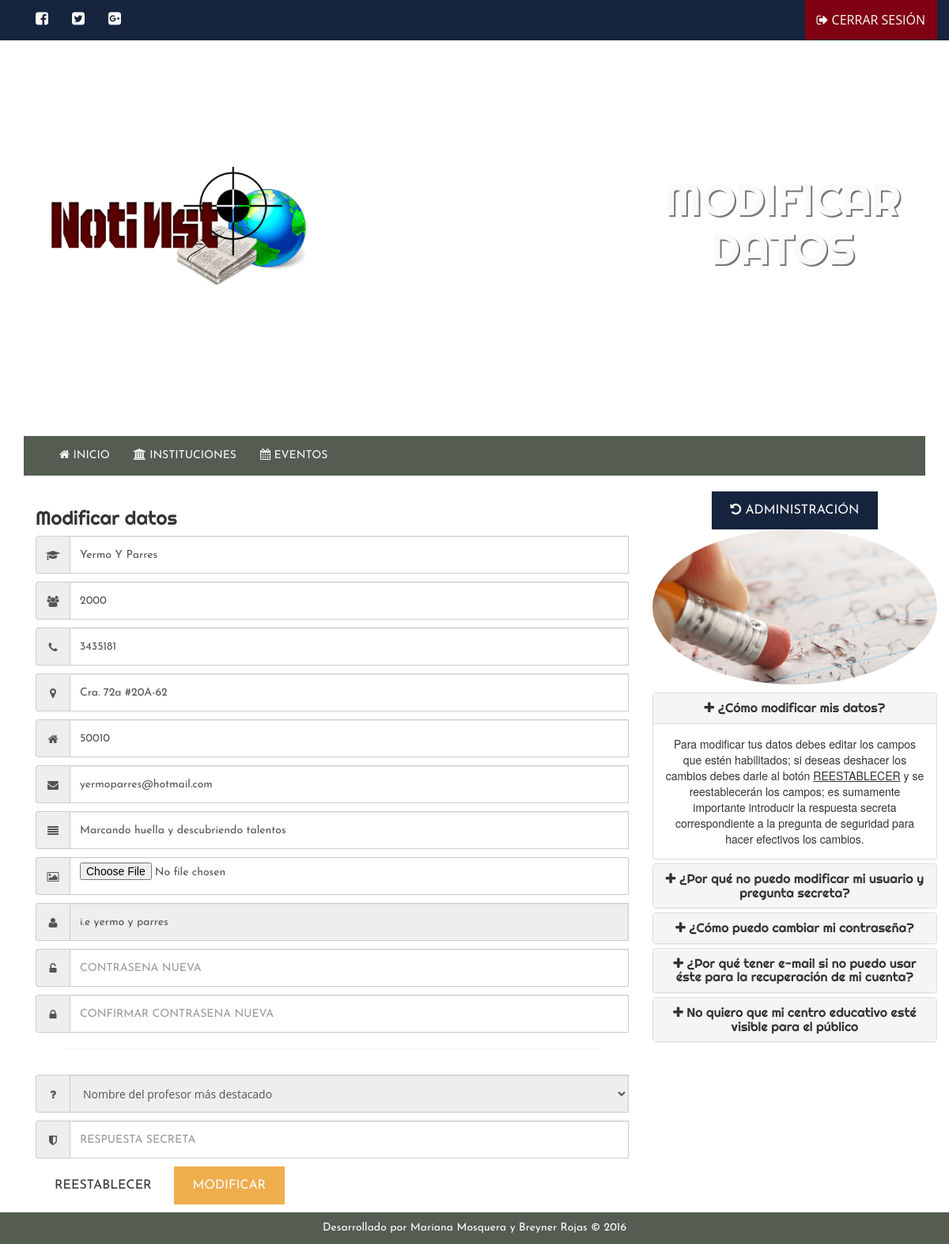
The app's page /sistema-modificar-datos.php (signed in) with its own data.
### tables this page shows
CREATE TABLE IF NOT EXISTS `colegios` (
  `idcolegio` int(90) NOT NULL AUTO_INCREMENT,
  `nombre` varchar(80) NOT NULL,
  `lema` varchar(80) NOT NULL,
  `logo` varchar(50) NOT NULL,
  `estudiantes` int(5) NOT NULL,
  `usuario` varchar(30) NOT NULL,
  `clave` text NOT NULL,
  `pregunta_secreta` varchar(50) NOT NULL,
  `respuesta_secreta` varchar(50) NOT NULL,
  `telefono` int(15) NOT NULL,
  `correo` varchar(40) NOT NULL,
  `codigo_postal` varchar(10) NOT NULL,
  `direccion` varchar(30) NOT NULL,
  PRIMARY KEY (`idcolegio`),
  KEY `usuario` (`usuario`),
  KEY `usuario_2` (`usuario`),
  KEY `usuario_3` (`usuario`)
);

### sistema-modificar-datos.php (the view, shortened to what this page needs)
<?php
include('script/funciones.php');
include('script/conexion.php');
  if($_SESSION['logueado'] == false)
  {
    session_destroy();
    header('Location: ingreso.php');
  }
  else
  {
    $usuario = $_SESSION['usuario'];
    $contraseña = $_SESSION['clave'];
  }
?>
<!DOCTYPE html>
<html lang="en">
<head>
	<link href="css/bootstrap.min.css" rel="stylesheet">
	<link rel="stylesheet" href="assets/css3animated/css/animations.css" type="text/css">
	<link rel="stylesheet" href="assets/font-awesome/css/font-awesome.min.css">
	<link rel="stylesheet" href="css/style.css">
</head>
<body>
<nav class="navbar navbar-default navbar-static-top sistema">
 	<div class="container">
      <div class="animatedParent" data-sequence="400">
        <div id="navbar" class="navbar-collapse collapse">
          <ul class="nav navbar-nav hidden-xs">
            <li class="animated rotateInUpRight slow" data-id="1"><a href="#"><i class="fa fa-facebook-square fa-lg" aria-hidden="true"></i></a></li>
            <li class="animated rotateInUpRight slow" data-id="1"><a href="#"><i class="fa fa-twitter-square fa-lg" aria-hidden="true"></i></a></li>
            <li class="animated rotateInUpRight slow" data-id="1"><a href="#"><i class="fa fa-google-plus-square fa-lg" aria-hidden="true"></i></a></li>
          </ul>
          <ul class="nav navbar-nav navbar-right">
            <li class="buttons-inline animated fadeInLeft slower" data-id="2"><a class="btn btn-salir" href="script/cerrar-sesion.php"><i class="fa fa-sign-out" aria-hidden="true"></i> CERRAR SESIÓN</a></li>
          </ul>
        </div>
        </div>
      </div>
</nav>
<header class="sistema-mod-datos-header">
	<div class="container">
	 <div class="animatedParent" data-sequence="500">
	 <div class="row">
	 	<div class="col-lg-4 animated growIn slower" data-id="1">
	 		<img src="images/logo.png" alt="Notinst Logo" class="img-responsive margin-top-sm" data-id="1">
	 	</div>
	 	<div class="col-lg-4 col-lg-offset-4 animated rollIn slower hidden-xs hidden-sm" data-id="2">
    <h1>MODIFICAR DATOS</h1>
	 	</div>
	 </div>
	 </div>
	</div>
</header>
<section class="container cuerpo">
    <section>
      <?php
    $registro = $mysqli->query("SELECT * FROM colegios WHERE usuario = '$usuario' AND clave = '$contraseña'");
    $row_cnt = $registro->num_rows;
    if($row_cnt > 0)
    {
      if($row = $registro->fetch_assoc())
      {
        $pregunta = $row["pregunta_secreta"];
      }
    }
    else
    {
      session_destroy();
    }
    if($pregunta == "")
    {
      header('Location: sistema');
    }
    else
    {
      $consulta = $mysqli->query("SELECT * FROM colegios WHERE usuario = '$usuario' AND clave = '$contraseña'");
      if($rows = $consulta->fetch_assoc()) {
      ?>
<div class="container">
<div class="row">
  <div class="col-lg-8">
  <h3>Modificar datos</h3>
  <form action="sistema-modificar-datos" method="post" enctype="multipart/form-data">
  <?php
  echo '
        <div class="input-group margin-bottom-sm">
         <span class="input-group-addon"><i class="fa fa-graduation-cap fa-fw"></i></span><input type="text" class="form-control" placeholder="NOMBRE DEL COLEGIO" name="nombre_colegio" required value="'. $rows["nombre"] . '">
         </div>
<div class="input-group margin-bottom-sm">
    <span class="input-group-addon"><i class="fa fa-users fa-fw"></i></span><input type="number" class="form-control" placeholder="CANTIDAD DE ESTUDIANTES" name="estudiantes" required value="'. $rows["estudiantes"] . '">
  </div>
  <div class="input-group margin-bottom-sm">
    <span class="input-group-addon"><i class="fa fa-phone fa-fw"></i></span><input type="number" class="form-control" placeholder="NÚMERO TELEFÓNICO" name="telefono"  value="'. $rows["telefono"] . '">
  </div>
  <div class="input-group margin-bottom-sm">
    <span class="input-group-addon"><i class="fa fa-map-marker fa-fw"></i></span><input type="text" class="form-control" placeholder="DIRECCIÓN" name="direccion" required value="'. $rows["direccion"] . '">
  </div>
  <div class="input-group margin-bottom-sm">
    <span class="input-group-addon"><i class="fa fa-home fa-fw"></i></span><input type="number" class="form-control" placeholder="CÓDIGO POSTAL" name="codpostal" required value="'. $rows["codigo_postal"] . '">
  </div>
  <div class="input-group margin-bottom-sm">
    <span class="input-group-addon"><i class="fa fa-envelope fa-fw"></i></span><input type="email" class="form-control" placeholder="CORREO ELECTRÓNICO" name="email" required value="'. $rows["correo"] . '">
  </div>
  <div class="input-group margin-bottom-sm">
    <span class="input-group-addon"><i class="fa fa-align-justify fa-fw"></i></span><input type="text" class="form-control" placeholder="LEMA DEL COLEGIO" name="lema" required value="'. $rows["lema"] . '">
  </div>
  <div class="input-group margin-bottom-sm">
    <span class="input-group-addon"><i class="fa fa-image fa-fw"></i></span><input type="file" class="form-control" placeholder="LOGO DE LA INSTITUCIÓN" name="logo" accept="image/*">
  </div>
  <div class="input-group margin-bottom-sm">
    <span class="input-group-addon"><i class="fa fa-user fa-fw"></i></span><input type="text" class="form-control" placeholder="NOMBRE DE USUARIO" name="usuario" disabled value="'. $rows["usuario"] . '">
  </div>
<div class="input-group margin-bottom-sm">
    <span class="input-group-addon"><i class="fa fa-unlock-alt fa-fw"></i></span><input type="password" class="form-control" placeholder="CONTRASEÑA NUEVA" name="pass">
  </div>
  <div class="input-group margin-bottom-sm">
    <span class="input-group-addon"><i class="fa fa-lock fa-fw"></i></span><input type="password" class="form-control" placeholder="CONFIRMAR CONTRASEÑA NUEVA" name="pass2">
  </div>
  <hr>
    <div class="input-group margin-bottom-sm">
    <span class="input-group-addon"><i class="fa fa-question fa-fw"></i></span><select name="pregunta-secreta" id="" class="form-control" placeholder="SELECCIONE UNA PREGUNTA DE SEGURIDAD" disabled>
    <option value="">'. $rows["pregunta_secreta"] . '</option>
    </select>
  </div>
  <div class="input-group margin-bottom-sm">
    <span class="input-group-addon"><i class="fa fa-shield fa-fw"></i></span><input type="text" class="form-control" placeholder="RESPUESTA SECRETA" name="respuesta-secreta" requried>
  </div>
  ';
  ?>
        <input type="reset" class="btn btn-default" value="REESTABLECER">
        <input type="submit" class="btn btn-warning" value="MODIFICAR" name="b-modificar"></input>
      </form>
  </div>
  <div class="col-lg-4 text-center">
     <p>
     <a href="sistema"><button class="btn btn-info"><i class="fa fa-undo" aria-hidden="true"></i> ADMINISTRACIÓN</button></a>
        <img src="images/administracion/3.jpg" alt="Sistemas" class="img-circle img-responsive center-block margin-bottom-sm">
        <div class="panel-group" id="preguntas-frecuentes">
  <div class="panel panel-default">
    <div class="panel-heading">
      <h4 class="panel-title">
        <a data-toggle="collapse" data-parent="#preguntas-frecuentes" href="#pregunta1">
        <i class="fa fa-plus" aria-hidden="true"></i> ¿Cómo modificar mis datos?</a>
      </h4>
    </div>
    <div id="pregunta1" class="panel-collapse collapse in">
      <div class="panel-body">Para modificar tus datos debes editar los campos que estén habilitados; si deseas deshacer los cambios debes darle al botón <u>REESTABLECER</u> y se reestablecerán los campos; es sumamente importante introducir la respuesta secreta correspondiente a la pregunta de seguridad para hacer efectivos los cambios.</div>
    </div>
  </div>
  <div class="panel panel-default">
    <div class="panel-heading">
      <h4 class="panel-title">
        <a data-toggle="collapse" data-parent="#preguntas-frecuentes" href="#pregunta2">
        <i class="fa fa-plus" aria-hidden="true"></i> ¿Por qué no puedo modificar mi usuario y pregunta secreta?</a>
      </h4>
    </div>
  </div>
  <div class="panel panel-default">
    <div class="panel-heading">
      <h4 class="panel-title">
        <a data-toggle="collapse" data-parent="#preguntas-frecuentes" href="#pregunta3">
        <i class="fa fa-plus" aria-hidden="true"></i> ¿Cómo puedo cambiar mi contraseña?</a>
      </h4>
    </div>
  </div>
  <div class="panel panel-default">
    <div class="panel-heading">
      <h4 class="panel-title">
        <a data-toggle="collapse" data-parent="#preguntas-frecuentes" href="#pregunta4">
        <i class="fa fa-plus" aria-hidden="true"></i> ¿Por qué tener e-mail si no puedo usar éste para la recuperación de mi cuenta?</a>
      </h4>
    </div>
  </div>
  <div class="panel panel-default">
    <div class="panel-heading">
      <h4 class="panel-title">
        <a data-toggle="collapse" data-parent="#preguntas-frecuentes" href="#pregunta5">
        <i class="fa fa-plus" aria-hidden="true"></i> No quiero que mi centro educativo esté visible para el público</a>
      </h4>
    </div>
  </div>
</div>
   </div>
</div>
</div>
      <?php
    }
  }
     ?>
    </section>
</section>
<footer class="pie-pagina">
	Desarrollado por Mariana Mosquera y Breyner Rojas &copy; 2016
</footer>
</body>
</html>

### css/style.css (style rules this page uses)
body { margin: 0; padding: 0; }
h1, h2, h3, h4, h5, h6 { font-family: 'Righteous', cursive; }
p, input, button, li, blockquote, td { font-family: 'Josefin Sans', sans-serif !important; }
p, td { font-size: 18px; }
.sistema-mod-datos-header { height: 500px; width: 100%; background-image: url('../images/slider/home-6.jpg'); background-size: 1600px auto; background-repeat: no-repeat; background-position: center bottom; background-attachment: fixed; }
.sistema-mod-datos-header .container { position: relative; text-align: center; top: 30%; }
.sistema-mod-datos-header h1 { font-size: 4em; color: #FAFAFA; text-shadow: #777 2px 2px; }
.margin-bottom-sm { margin-bottom: 10px; }
.margin-top-sm { margin-top: 10px; }
.sistema { background-color: #16243e; border-color: #16243e !important; margin-bottom: 0; }
.sistema i { color: #FAFAFA !important; }
footer { margin-top: 10px; font-family: 'Josefin Sans', sans-serif !important; width: 100%; text-align: center; background-color: #555C51; color: white; padding: 10px; }
.buttons-inline { display:inline-block; }
hr { width: 90%; margin: 20px auto 30px auto; background-color: #fff; height: 2px; }
.btn { display: inline-block; padding: 6px 12px; margin-bottom: 0; font-size: 14px; font-weight: normal; line-height: 1.42857143; text-align: center; white-space: nowrap; vertical-align: middle; cursor: pointer; -webkit-user-select: none; -moz-user-select: none; -ms-user-select: none; user-select: none; background-image: none; border: 1px solid transparent; border-radius: 4px; }
.btn { border-radius: 0; border: none; font-size: 16px; font-weight: normal; padding: 12px 24px; line-height: 24px; font-family: 'Open Sans', arial, sans-serif; -webkit-transition: all 0.4s ease-in-out; -moz-transition: all 0.4s ease-in-out; -o-transition: all 0.4s ease-in-out; text-decoration: none; }
.form-control { border-radius: 0; font-family: 'Open Sans', arial, sans-serif; -webkit-transition: all 0.4s ease-in-out; -moz-transition: all 0.4s ease-in-out; -o-transition: all 0.4s ease-in-out; height: 48px; width: 100%; }
.btn-salir { border-color: #800112 !important; color: #FAFAFA !important; background-color: #800112; }
.btn-info { border-color: #16243e !important; color: #FAFAFA !important; background-color: #16243e; }

### records on screen
colegios: nombre_colegio "Yermo Y Parres", estudiantes "2000", telefono "3435181", direccion "Cra. 72a #20A-62", codpostal "50010", email "yermoparres@hotmail.com", lema "Marcando huella y descubriendo talentos", usuario "i.e yermo y parres", pregunta-secreta "Nombre del profesor más destacado"
